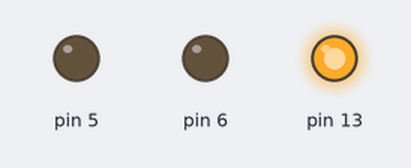
The sketch below on a simulated Arduino Uno, built with avr-gcc and run on an emulated ATmega328P. On the bench: output pins drawn as LEDs (lit = HIGH). What the sketch prints to the serial monitor is not drawn.

Above: at 0.05 s.
At 0.9 s:
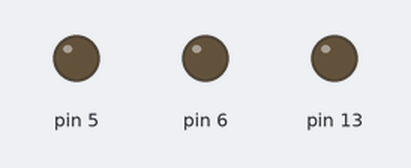
At 1.25 s:
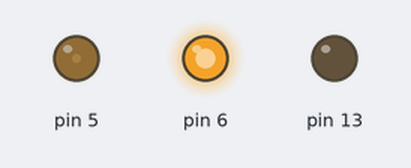
At 1.75 s:
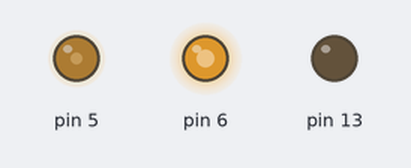
At 2.6 s:
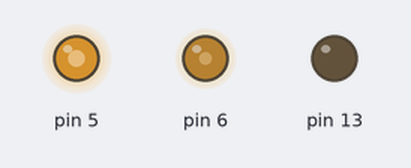
At 3.5 s:
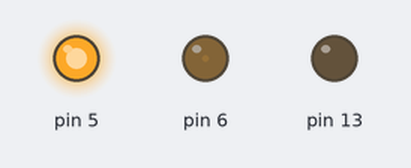
Timing chart, 0 to 8.2 s (numbered marks = the images above):
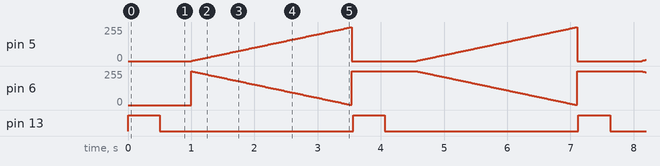

Measured:
- by itself, pin 5: ramps from 0/255 to 254/255 and jumps back, once every 3.6 s
- by itself, pin 13: alternates HIGH for 0.50 s and LOW for 3.1 s

The sketch:

LED_D13_On_Off_ino.ino
```cpp
int _ABVAR_1_loop_count = 0 ;
void __ardublockDigitalWrite(int pinNumber, boolean status)
{
  pinMode(pinNumber, OUTPUT);
  digitalWrite(pinNumber, status);
}

int _ABVAR_2_led_pwm = 0 ;

void setup()
{
  Serial.begin(9600);
  pinMode( 5 , OUTPUT);
  pinMode( 6 , OUTPUT);
  _ABVAR_1_loop_count = 0 ;

}

void loop()
{
  _ABVAR_1_loop_count = ( _ABVAR_1_loop_count + 1 ) ;
  Serial.print("Loop");
  Serial.print(" ");
  Serial.print(_ABVAR_1_loop_count);
  Serial.print(" ");
  Serial.println();
  Serial.print("Time");
  Serial.print(" ");
  Serial.print(millis());
  Serial.print(" ");
  Serial.println();
  __ardublockDigitalWrite(13, HIGH);
  delay( 500 );
  __ardublockDigitalWrite(13, LOW);
  delay( 500 );
  for (_ABVAR_2_led_pwm= 1; _ABVAR_2_led_pwm<= ( 255 ); _ABVAR_2_led_pwm++ )
  {
    _ABVAR_2_led_pwm = ( _ABVAR_2_led_pwm + 1 ) ;
    analogWrite(5 , _ABVAR_2_led_pwm);
    analogWrite(6 , ( 255 - _ABVAR_2_led_pwm ));
    delay( 20 );
  }
  Serial.print("input:");
  Serial.print(" ");
  Serial.println();
}
```
